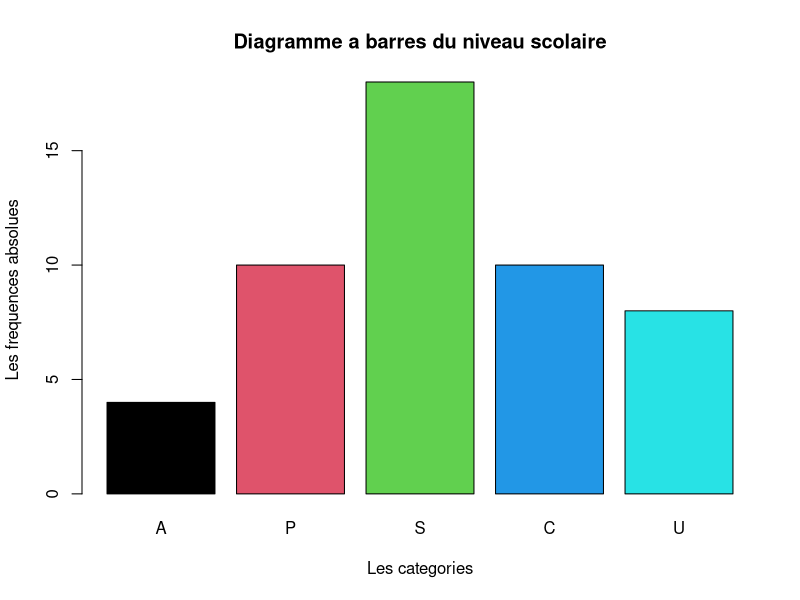
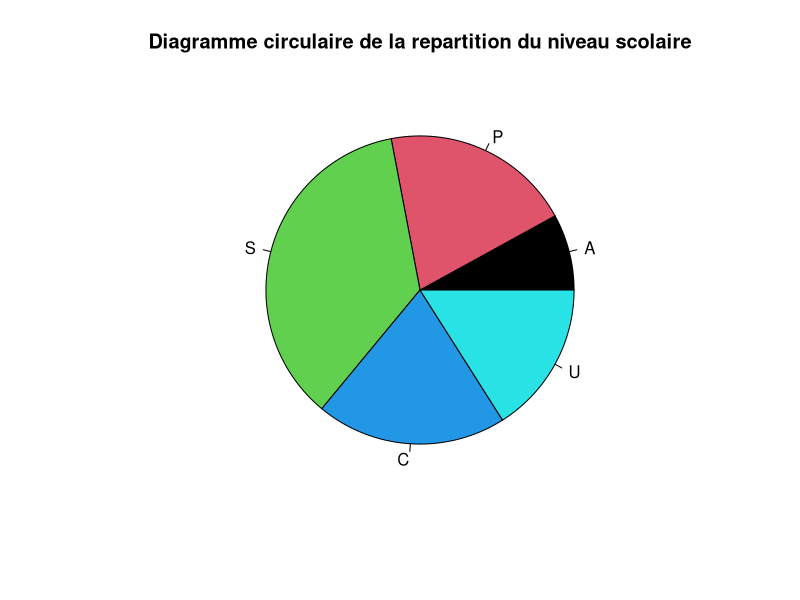
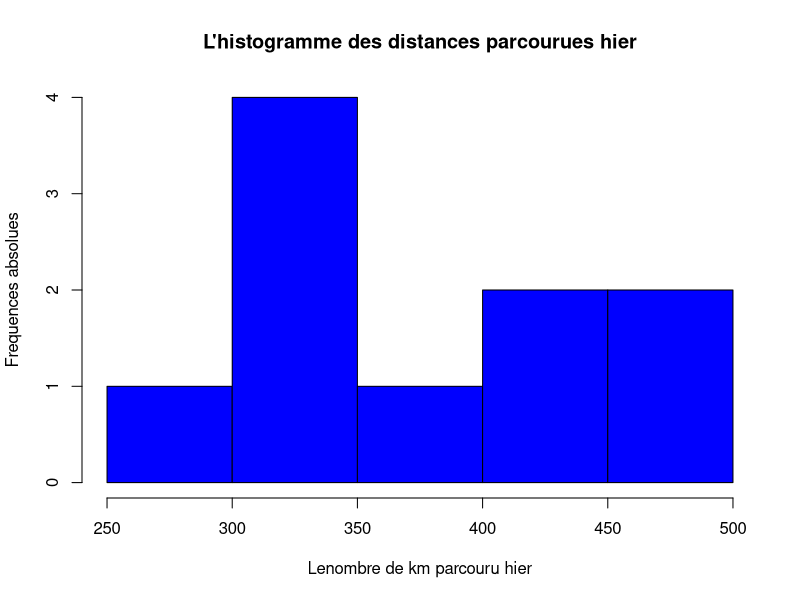
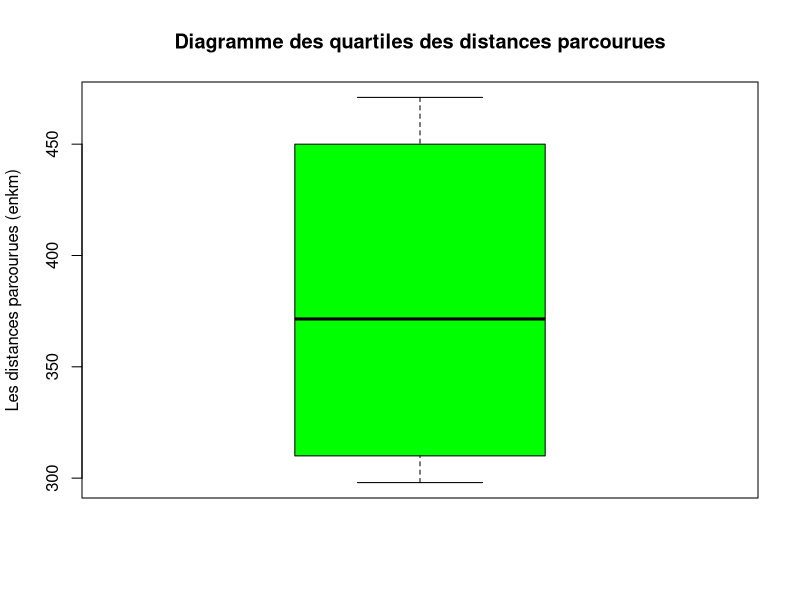

Generate these figures, in order, with R:
#POUR VARIABLE NON MESURABLES (QUALITATIVES)
#Diagramme a barres
prop=c(4,10,18,10,8)
cat=c("A","P","S", "C","U")
barplot(prop,names.arg=cat,xlab="Les categories", ylab="Les frequences absolues", main="Diagramme a barres du niveau scolaire", col=1:5)

#Diagramme circulaire
pie(prop,cat,main="Diagramme circulaire de la repartition du niveau scolaire", col=1:5)

#POUR VARIABLE MESURABLES (QUANTITATIVES)
#Histogramme
x=c(345, 456, 446, 450, 333, 310, 298, 306, 471, 398)
hist(x,xlab="Lenombre de km parcouru hier",ylab="Frequences absolues",main="L'histogramme des distances parcourues hier", col="blue")


#Diagramme a moustache
boxplot(x,ylab="Les distances parcourues (enkm)",main="Diagramme des quartiles des distances parcourues", col="green")